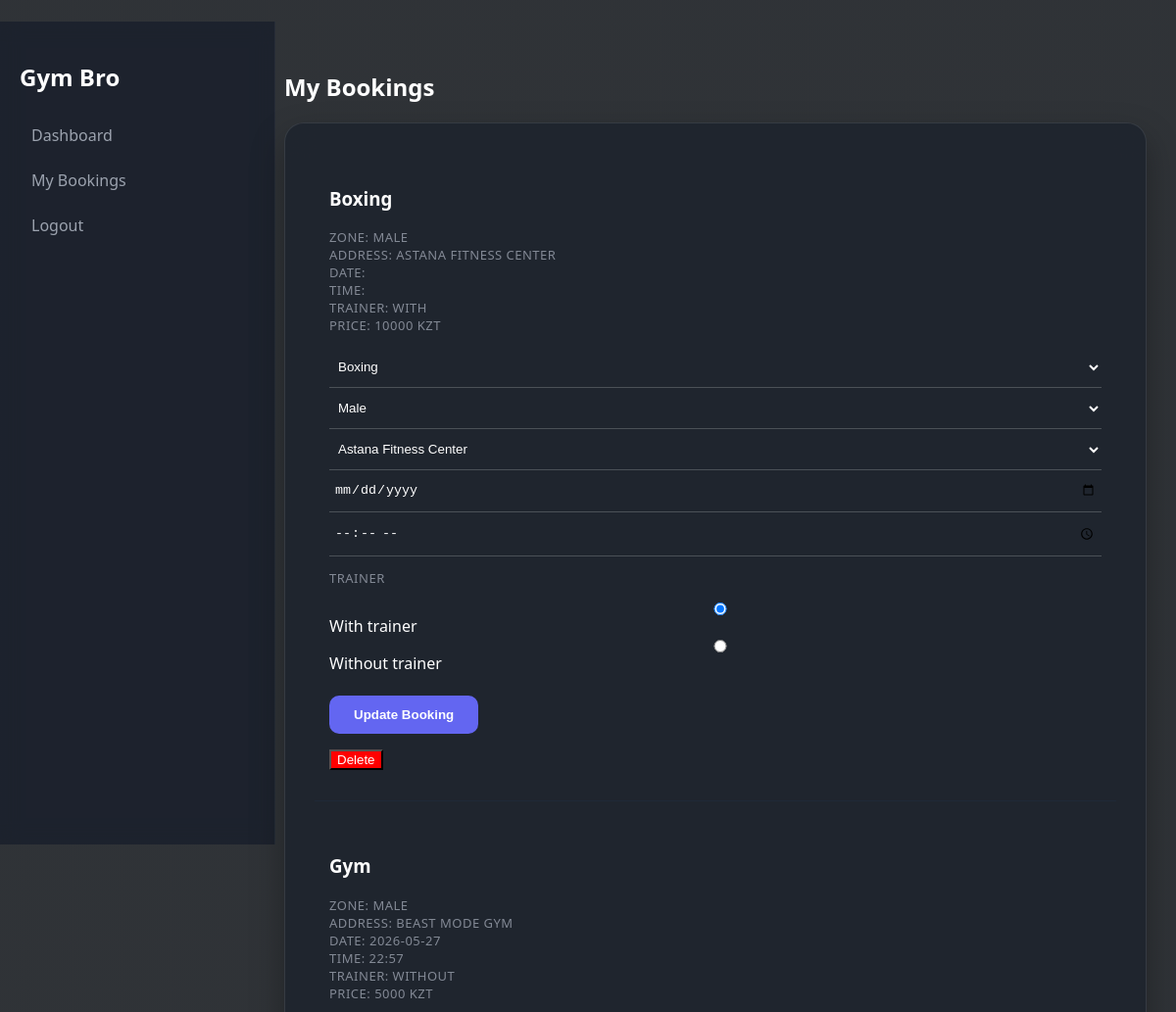
The page /profile (signed in, upper part) on the database as committed earlier.
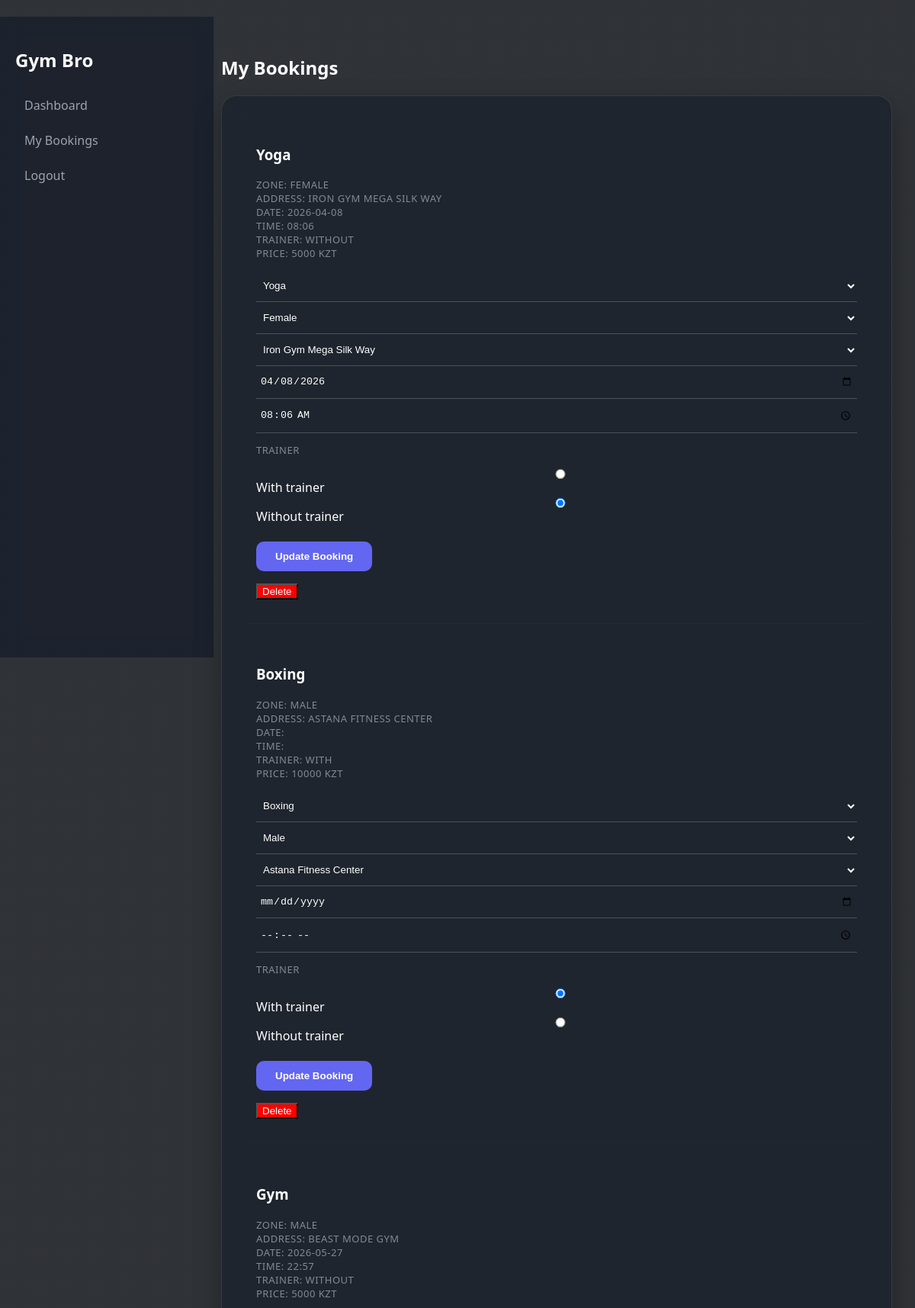
The same page on the database as committed later.
### tables this page shows
CREATE TABLE bookings (
        id INTEGER PRIMARY KEY AUTOINCREMENT,
        user_id INTEGER,
        training_type TEXT,
        gym_zone TEXT,
        gym_address TEXT,
        booking_date TEXT,
        booking_time TEXT,
        trainer_type TEXT,
        price INTEGER
    );

### GYM_final.py (the view)
@app.route("/profile")
def profile():
    if not login_required():
        return redirect(url_for("home"))
    conn = get_db()
    cur = conn.cursor()
    cur.execute("""
        SELECT id,
               training_type,
               gym_zone,
               gym_address,
               booking_date,
               booking_time,
               trainer_type,
               price
        FROM bookings
        WHERE user_id=?
        ORDER BY id DESC
    """, (session["user_id"],))
    bookings = cur.fetchall()
    conn.close()
    return render_template("profile.html", bookings=bookings)

### GYM_final.py (called while the page is built)
def get_db():
    conn = sqlite3.connect("gym.db")
    conn.row_factory = sqlite3.Row
    return conn

def login_required():
    return "user_id" in session

### templates/Profile.html (shortened to what this page needs)
﻿{% extends "layout.html" %}
{% block content %}
<h2>My Bookings</h2>
<div class="card-saas">
    {% for b in bookings %}
    <div style="margin-bottom:20px; padding:15px; border-bottom:1px solid #1f2937;">
        <h3>{{ b[1] }}</h3>
        <p class="muted">
            Zone: {{ b[2] }} <br>
            Address: {{ b[3] }} <br>
            Date: {{ b[4] }} <br>
            Time: {{ b[5] }} <br>
            Trainer: {{ b[6] }} <br>
            Price: {{ b[7] }} KZT
        </p>
        <form method="POST" action="/update/{{ b[0] }}">
            <select name="training">
                <option value="Boxing"
                        {% if b[1]=='Boxing' %}selected{% endif %}>
                    Boxing
                </option>
                <option value="Yoga"
                        {% if b[1]=='Yoga' %}selected{% endif %}>
                    Yoga
                </option>
            </select>
            <select name="gym_zone">
                <option value="Male"
                        {% if b[2]=='Male' %}selected{% endif %}>
                    Male
                </option>
                <option value="Female"
                        {% if b[2]=='Female' %}selected{% endif %}>
                    Female
                </option>
            </select>
            <select name="gym_address">
                <option value="Astana Fitness Center"
                        {% if b[3]=='Astana Fitness Center' %}selected{% endif %}>
                    Astana Fitness Center
                </option>
                <option value="Iron Gym Mega Silk Way"
                        {% if b[3]=='Iron Gym Mega Silk Way' %}selected{% endif %}>
                    Iron Gym Mega Silk Way
                </option>
            </select>
            <input type="date" name="date" value="{{ b[4] }}" required>
            <input type="time" name="time" value="{{ b[5] }}" required>
            <p class="muted">Trainer</p>
            <label>
                <input type="radio" name="trainer_type" value="with"
                       {% if b[6]=='with' %}checked{% endif %}>
                With trainer
            </label>
            <label>
                <input type="radio" name="trainer_type" value="without"
                       {% if b[6]=='without' %}checked{% endif %}>
                Without trainer
            </label>
            <br><br>
            <button type="submit" class="btn-primary">
                Update Booking
            </button>
        </form>
        <form method="POST" action="/delete/{{ b[0] }}" style="margin-top:10px;">
            <button type="submit" style="background:red; color:white;">
                Delete
            </button>
        </form>
    </div>
    {% endfor %}
</div>
{% endblock %}

Rows that differ between the two databases and show on the page:
added bookings: training_type "Yoga", gym_zone "FEMALE", gym_address "IRON GYM MEGA SILK WAY", booking_date "2026-04-08", booking_time "08:06", trainer_type "WITHOUT", price "5000", training "Yoga", gym_zone "Female", gym_address "Iron Gym Mega Silk Way", date "04/08/2026", time "08:06", trainer_type "☐ With trainer", trainer_type "☑ Without trainer"
